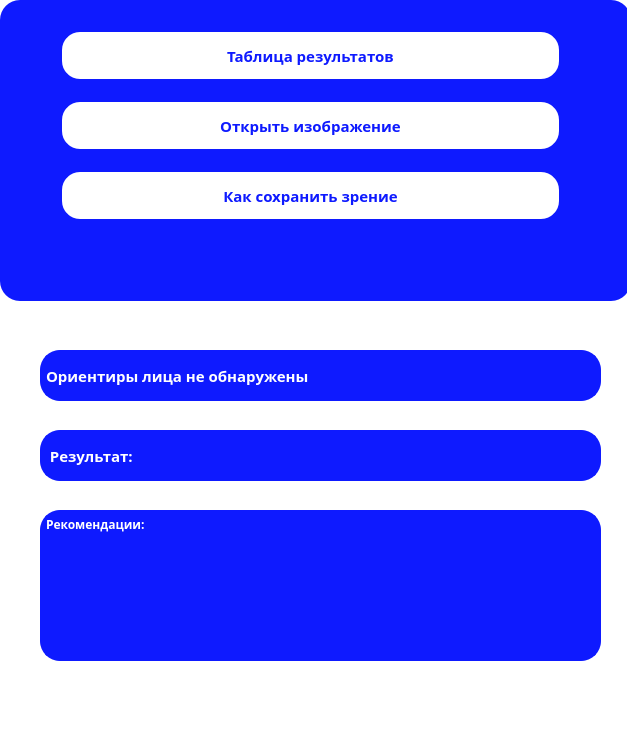
<?xml version="1.0" encoding="UTF-8"?>
<ui version="4.0">
 <class>Easy_eyes</class>
 <widget class="QMainWindow" name="Easy_eyes">
  <property name="geometry">
   <rect>
    <x>0</x>
    <y>0</y>
    <width>627</width>
    <height>742</height>
   </rect>
  </property>
  <property name="font">
   <font>
    <family>Roboto Black</family>
    <pointsize>9</pointsize>
   </font>
  </property>
  <property name="windowTitle">
   <string>Easy_eyes</string>
  </property>
  <property name="styleSheet">
   <string notr="true">background-color : rgb(255,255,255)</string>
  </property>
  <widget class="QWidget" name="centralwidget">
   <widget class="QPushButton" name="pushButton">
    <property name="enabled">
     <bool>true</bool>
    </property>
    <property name="geometry">
     <rect>
      <x>60</x>
      <y>100</y>
      <width>501</width>
      <height>51</height>
     </rect>
    </property>
    <property name="font">
     <font>
      <family>Montserrat Black</family>
      <pointsize>11</pointsize>
      <weight>75</weight>
      <italic>false</italic>
      <bold>true</bold>
      <underline>false</underline>
      <strikeout>false</strikeout>
      <stylestrategy>PreferAntialias</stylestrategy>
      <kerning>true</kerning>
     </font>
    </property>
    <property name="styleSheet">
     <string notr="true">background-color :rgb(255, 255, 255); 
color :rgb(14, 26, 255);
border-radius: 20px;
border: 2px solid #094065;
border-color: rgb(14, 26, 255);</string>
    </property>
    <property name="text">
     <string>Открыть изображение</string>
    </property>
    <property name="checkable">
     <bool>false</bool>
    </property>
    <property name="autoDefault">
     <bool>false</bool>
    </property>
    <property name="default">
     <bool>false</bool>
    </property>
    <property name="flat">
     <bool>false</bool>
    </property>
   </widget>
   <widget class="QLabel" name="label">
    <property name="enabled">
     <bool>true</bool>
    </property>
    <property name="geometry">
     <rect>
      <x>40</x>
      <y>350</y>
      <width>561</width>
      <height>51</height>
     </rect>
    </property>
    <property name="font">
     <font>
      <family>Montserrat Black</family>
      <pointsize>11</pointsize>
      <weight>75</weight>
      <bold>true</bold>
      <stylestrategy>PreferAntialias</stylestrategy>
     </font>
    </property>
    <property name="acceptDrops">
     <bool>false</bool>
    </property>
    <property name="autoFillBackground">
     <bool>false</bool>
    </property>
    <property name="styleSheet">
     <string notr="true">background-color :rgb(14, 26, 255); 
color :rgb(255, 255, 255);
border-radius: 20px;
border: 2px solid #094065;
border-color: rgb(14, 26, 255);</string>
    </property>
    <property name="text">
     <string>Ориентиры лица не обнаружены</string>
    </property>
    <property name="scaledContents">
     <bool>false</bool>
    </property>
    <property name="wordWrap">
     <bool>false</bool>
    </property>
    <property name="openExternalLinks">
     <bool>false</bool>
    </property>
   </widget>
   <widget class="QPushButton" name="show_results_button">
    <property name="enabled">
     <bool>true</bool>
    </property>
    <property name="geometry">
     <rect>
      <x>60</x>
      <y>30</y>
      <width>501</width>
      <height>51</height>
     </rect>
    </property>
    <property name="font">
     <font>
      <family>Montserrat Black</family>
      <pointsize>11</pointsize>
      <weight>75</weight>
      <italic>false</italic>
      <bold>true</bold>
      <underline>false</underline>
      <strikeout>false</strikeout>
      <stylestrategy>PreferAntialias</stylestrategy>
      <kerning>true</kerning>
     </font>
    </property>
    <property name="styleSheet">
     <string notr="true">background-color :rgb(255, 255, 255); 
color :rgb(14, 26, 255);
border-radius: 20px;
border: 2px solid #094065;
border-color: rgb(14, 26, 255);</string>
    </property>
    <property name="text">
     <string>Таблица результатов</string>
    </property>
    <property name="checkable">
     <bool>false</bool>
    </property>
    <property name="autoDefault">
     <bool>false</bool>
    </property>
    <property name="default">
     <bool>false</bool>
    </property>
    <property name="flat">
     <bool>false</bool>
    </property>
   </widget>
   <widget class="QLabel" name="eye_color_label_2">
    <property name="enabled">
     <bool>true</bool>
    </property>
    <property name="geometry">
     <rect>
      <x>40</x>
      <y>430</y>
      <width>561</width>
      <height>51</height>
     </rect>
    </property>
    <property name="font">
     <font>
      <family>Montserrat Black</family>
      <pointsize>11</pointsize>
      <weight>75</weight>
      <bold>true</bold>
      <stylestrategy>PreferAntialias</stylestrategy>
     </font>
    </property>
    <property name="acceptDrops">
     <bool>false</bool>
    </property>
    <property name="autoFillBackground">
     <bool>false</bool>
    </property>
    <property name="styleSheet">
     <string notr="true">background-color :rgb(14, 26, 255); 
color :rgb(255, 255, 255);
border-radius: 20px;
border: 2px solid #094065;
border-color: rgb(14, 26, 255);</string>
    </property>
    <property name="text">
     <string> Результат:</string>
    </property>
    <property name="scaledContents">
     <bool>false</bool>
    </property>
    <property name="wordWrap">
     <bool>false</bool>
    </property>
    <property name="openExternalLinks">
     <bool>false</bool>
    </property>
   </widget>
   <widget class="QTextEdit" name="recom">
    <property name="geometry">
     <rect>
      <x>40</x>
      <y>510</y>
      <width>561</width>
      <height>151</height>
     </rect>
    </property>
    <property name="font">
     <font>
      <family>Montserrat Black</family>
      <pointsize>9</pointsize>
      <weight>75</weight>
      <bold>true</bold>
      <stylestrategy>PreferAntialias</stylestrategy>
     </font>
    </property>
    <property name="styleSheet">
     <string notr="true">background-color :rgb(14, 26, 255); 
color :rgb(255, 255, 255);
border-radius: 20px;
border: 2px solid #094065;
border-color: rgb(14, 26, 255);</string>
    </property>
    <property name="html">
     <string>&lt;!DOCTYPE HTML PUBLIC &quot;-//W3C//DTD HTML 4.0//EN&quot; &quot;http://www.w3.org/TR/REC-html40/strict.dtd&quot;&gt;
&lt;html&gt;&lt;head&gt;&lt;meta name=&quot;qrichtext&quot; content=&quot;1&quot; /&gt;&lt;style type=&quot;text/css&quot;&gt;
p, li { white-space: pre-wrap; }
&lt;/style&gt;&lt;/head&gt;&lt;body style=&quot; font-family:'Montserrat Black'; font-size:9pt; font-weight:600; font-style:normal;&quot;&gt;
&lt;p style=&quot; margin-top:0px; margin-bottom:0px; margin-left:0px; margin-right:0px; -qt-block-indent:0; text-indent:0px;&quot;&gt;Рекомендации:&lt;/p&gt;&lt;/body&gt;&lt;/html&gt;</string>
    </property>
   </widget>
   <widget class="QPushButton" name="save_eye">
    <property name="enabled">
     <bool>true</bool>
    </property>
    <property name="geometry">
     <rect>
      <x>60</x>
      <y>170</y>
      <width>501</width>
      <height>51</height>
     </rect>
    </property>
    <property name="font">
     <font>
      <family>Montserrat Black</family>
      <pointsize>11</pointsize>
      <weight>75</weight>
      <italic>false</italic>
      <bold>true</bold>
      <underline>false</underline>
      <strikeout>false</strikeout>
      <stylestrategy>PreferAntialias</stylestrategy>
      <kerning>true</kerning>
     </font>
    </property>
    <property name="styleSheet">
     <string notr="true">background-color :rgb(255, 255, 255); 
color :rgb(14, 26, 255);
border-radius: 20px;
border: 2px solid #094065;
border-color: rgb(14, 26, 255);</string>
    </property>
    <property name="text">
     <string>Как сохранить зрение</string>
    </property>
    <property name="checkable">
     <bool>false</bool>
    </property>
    <property name="autoDefault">
     <bool>false</bool>
    </property>
    <property name="default">
     <bool>false</bool>
    </property>
    <property name="flat">
     <bool>false</bool>
    </property>
   </widget>
   <widget class="QFrame" name="frame">
    <property name="geometry">
     <rect>
      <x>0</x>
      <y>0</y>
      <width>631</width>
      <height>301</height>
     </rect>
    </property>
    <property name="layoutDirection">
     <enum>Qt::LeftToRight</enum>
    </property>
    <property name="autoFillBackground">
     <bool>false</bool>
    </property>
    <property name="styleSheet">
     <string notr="true">background-color: rgb(14, 26, 255);
border-radius: 20px;</string>
    </property>
    <property name="frameShape">
     <enum>QFrame::StyledPanel</enum>
    </property>
    <property name="frameShadow">
     <enum>QFrame::Raised</enum>
    </property>
   </widget>
   <zorder>frame</zorder>
   <zorder>pushButton</zorder>
   <zorder>label</zorder>
   <zorder>show_results_button</zorder>
   <zorder>eye_color_label_2</zorder>
   <zorder>recom</zorder>
   <zorder>save_eye</zorder>
  </widget>
  <widget class="QMenuBar" name="menubar">
   <property name="geometry">
    <rect>
     <x>0</x>
     <y>0</y>
     <width>627</width>
     <height>26</height>
    </rect>
   </property>
  </widget>
  <widget class="QStatusBar" name="statusbar"/>
 </widget>
 <resources/>
 <connections/>
</ui>
